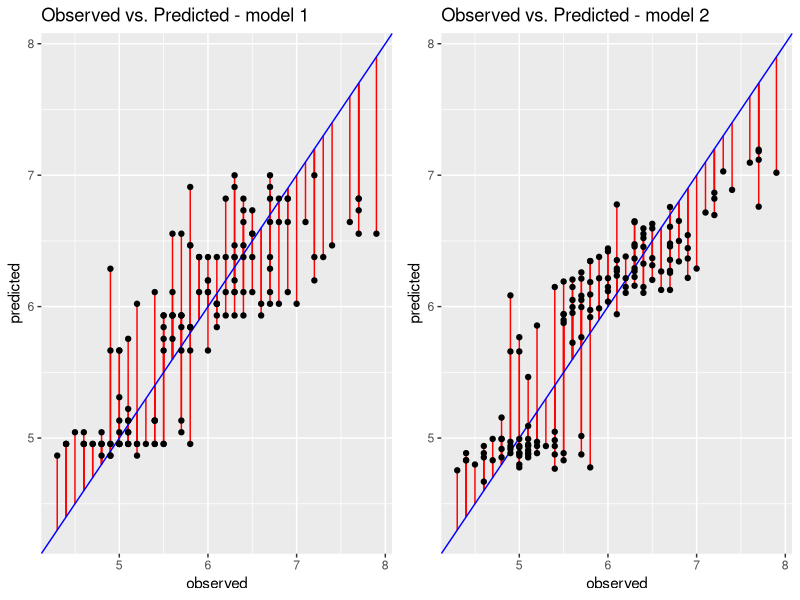

This figure's R source:
## ---- chunk 1
library(dplyr)
library(magrittr)
library(ggplot2)
library(gridExtra)
## ---- chunk 2
data <- iris # load the data
head(iris)   # inspect the data

## ---- chunk 3
# specify model
model1 <- lm(Sepal.Length ~ Petal.Width, 
             data = data)

# ask for summary
summary(model1)
## ---- chunk 4
# Specify additional predictors
model2 <- lm(Sepal.Length ~ Petal.Width + Petal.Length, 
             data = data)

# Ask for summary statistics again
summary(model2)

# When comparing the coefficients of model 2 with the coefficients of model 1, we can see that adding a predictor can change the coefficients of other predictors as well (it is a new model after all). In this example, it is notable that the coefficient for petal width has become a negative number, while it was positive in model 1.
## ---- chunk 5
# Create 3rd model with categorical predictor
model3 <- lm(Sepal.Length ~ Sepal.Width + Petal.Length + Species,
             data = data)

# Ask for summary data
summary(model3)

# In the output, we see that 'Species' has multiple rows of output, and that one species (Setosa) does not seem to show. Setosa is the reference group. The other two lines are those respecitve groups compared to the setosa group. This means that that the predicted sepal length of a versicolor would be .9558 lower than the predicted value of a setosas with the same values on the other variables.

## ---- chunk 6
AICvalues <- rbind(AIC(model1), AIC(model2))
BICvalues <- rbind(BIC(model1), BIC(model2))
MSEvalues <- rbind(mean(model1$residuals^2), 
                    mean(model2$residuals^2))

modelfitvalues <- cbind(AICvalues, BICvalues, MSEvalues)
rownames(modelfitvalues) <- c("model1", "model2")
colnames(modelfitvalues) <- c("AIC", "BIC", "MSE")
modelfitvalues 

# We see that the second AIC is lower, and thus this model has a better fit-complexity trade-off. The BIC has the same conclusion as the AIC in this case. The MSE of the second model is lower, and therefore indicates less error and a better fit.

# R2 difference test (deviance)
anova(model1, model2)

# The residual sum of squares is significantly lower for model 2, indicating a better fit for this model
## ---- chunk 7
predvals1           <- cbind(data$Sepal.Length, model1$fitted.values)
colnames(predvals1) <- c("observed", "predicted")
predvals1           <- as.data.frame(predvals1)
## ---- chunk 8
obspred1 <- ggplot(data = predvals1, aes(x = observed, y = predicted)) +
  geom_segment(aes(xend = observed, yend = observed), col = "red") +
  geom_abline(slope = 1, intercept = 0, col = "blue") +
  geom_point() +
  ggtitle("Observed vs. Predicted - model 1")
## ---- chunk 9
predvals2 <- cbind(data$Sepal.Length, model2$fitted.values)
colnames(predvals2) <- c("observed", "predicted")
predvals2 <- as.data.frame(predvals2)

obspred2 <- ggplot(data = predvals2, aes(x = observed, y = predicted)) +
  geom_segment(aes(xend = observed, yend = observed), col = "red") +
  geom_abline(slope = 1, intercept = 0, col = "blue") +
  geom_point() +
  ggtitle("Observed vs. Predicted - model 2")

## ---- chunk 10
grid.arrange(obspred1, obspred2, ncol = 2)

# Above, the observed vs. predicted plots for both model 1 (1 predictor) and model 2 (an additional predictor) are shown. In the second plot, it can be seen that all the red lines are shorter, indicating less error, a lower sum of squares, and thus a better fit.
## ---- chunk 11
# Calculate score
10.2 + .7*44 + 1.3*27 # 76.1
## ---- chunk 12
# Imputed equation X_age = 52, X_income = 26
10.2 + 0.7 * 52 + 1.3 * 26 + 0.01 * 52 * 26 # 93.92
